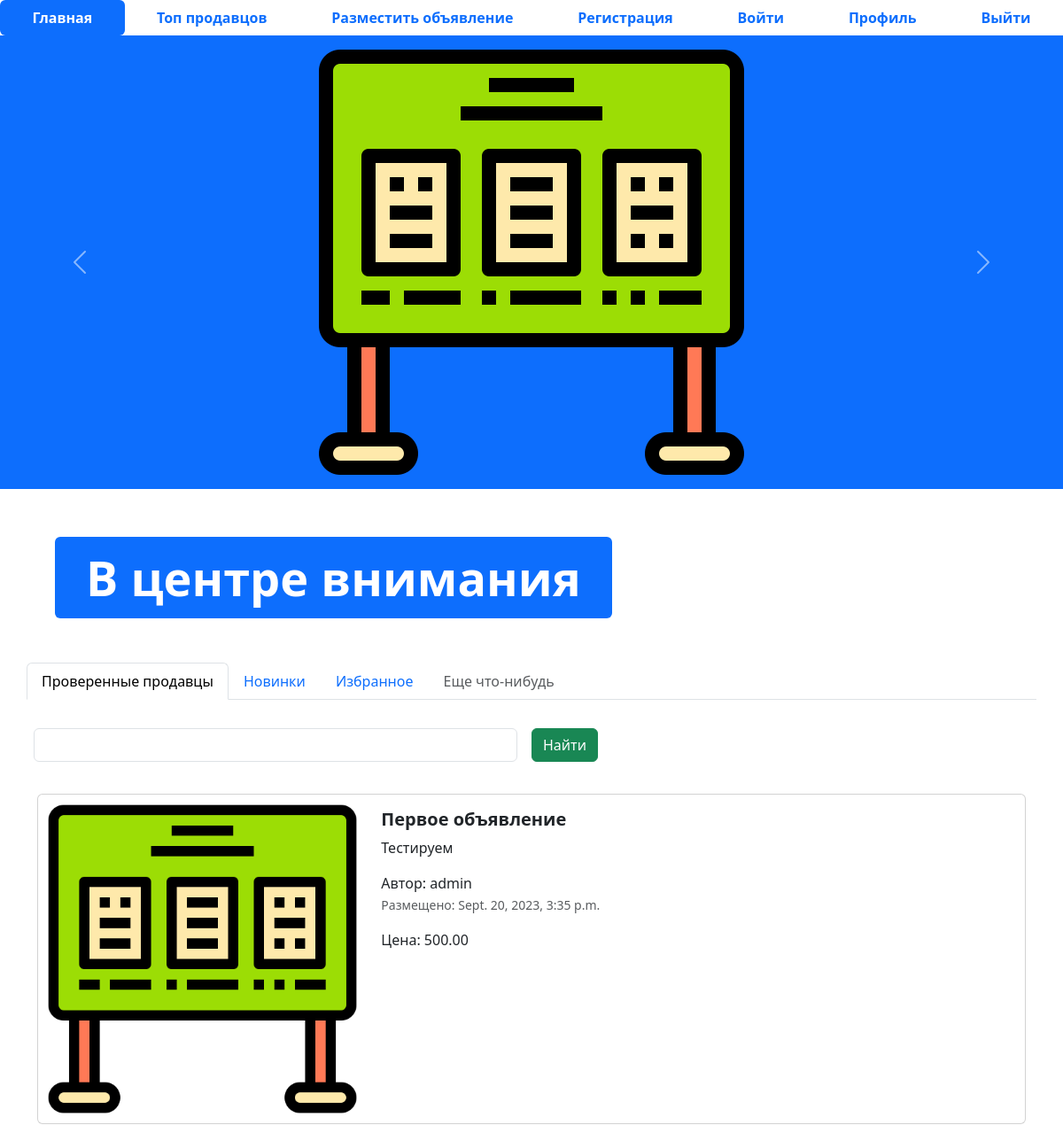
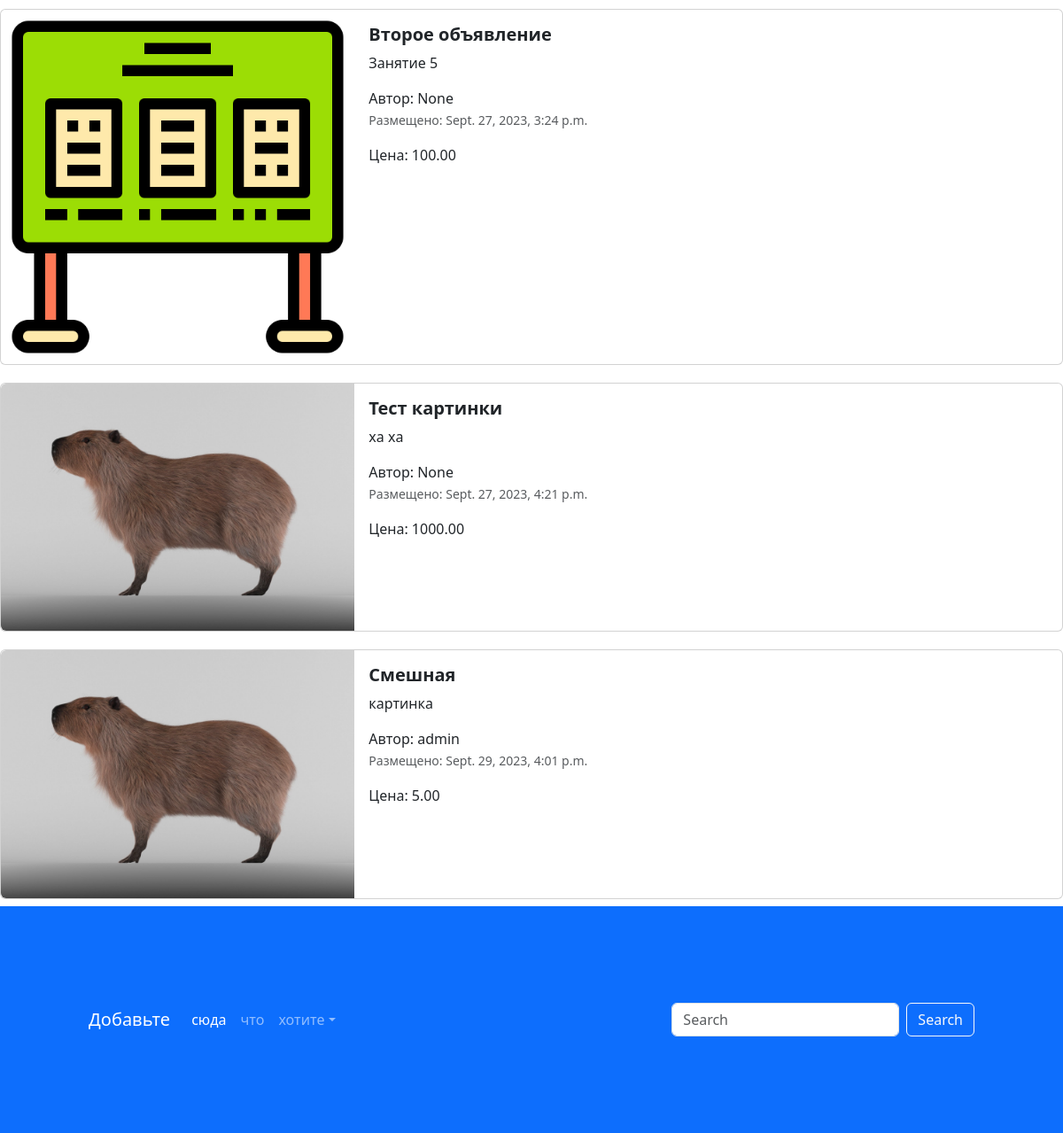
The page / on the database its author committed (2 pictures, top to bottom).
### app_advertisements/models.py (models this page shows, shortened)
class Advertisement(models.Model):
    title = models.CharField("Заголовок", max_length=128)
    description = models.TextField("Описание")
    price = models.DecimalField("Цена", max_digits=10, decimal_places=2)
    auction = models.BooleanField("Торг", help_text="Отметьте, если тогр уместен")
    created_at = models.DateTimeField(auto_now_add=True)
    updated_at = models.DateTimeField(auto_now=True)
    user = models.ForeignKey(User, verbose_name='Пользователь', on_delete=models.CASCADE, null=True)
    image = models.ImageField("Изображение", upload_to="advertisements/")
    class Meta:
        db_table = "app_advertisements_advertisement"

### app_advertisements/views.py (the view)
# urls.py: path('', index, name='main-page'),
def index(request):
    advertisements = Advertisement.objects.all()
    context = {'advertisements': advertisements}
    return render(request, 'index.html', context)

### templates/index.html (shortened to what this page needs)
{% extends 'base.html' %}
{% load static %}
{% block content %}
<ul class="nav nav-pills sticky-top bg-white nav-fill">
  <li class="nav-item">
    <a class="nav-link active" aria-current="page" href="{% url 'main-page' %}">
      <span style="font-weight: bold;">Главная</span>
    </a>
  </li>
  <li class="nav-item">
    <a class="nav-link" href="{% url 'top-sellers' %}"><span style="font-weight: bold;">Топ продавцов</span>
    </a>
  </li>
  <li class="nav-item">
    <a class="nav-link" href="{% url 'adv-post' %}">
      <span style="font-weight: bold;">Разместить объявление</span>
    </a>
  </li>
  <li class="nav-item">
    <a class="nav-link" href="register.html">
      <span style="font-weight: bold;">Регистрация</span>
    </a>
  </li>
  <li class="nav-item">
    <a class="nav-link" href="login.html">
      <span style="font-weight: bold;">Войти</span>
    </a>
  </li>
  <li class="nav-item">
    <a class="nav-link" href="profile.html">
      <span style="font-weight: bold;">Профиль</span>
    </a>
  </li>
  <li class="nav-item">
    <a class="nav-link" href="#">
      <span style="font-weight: bold;">Выйти</span>
    </a>
  </li>
</ul>
<div id="carouselExampleControls" class="carousel slide bg-primary" data-bs-ride="carousel">
  <div class="carousel-inner">
    <div class="carousel-item active">
      <img src="{% static 'img/adv.png' %}" class="mx-auto d-block w-33" alt="...">
    </div>
  </div>
  <button class="carousel-control-prev" type="button" data-bs-target="#carouselExampleControls" data-bs-slide="prev">
    <span class="carousel-control-prev-icon" aria-hidden="true"></span>
  </button>
  <button class="carousel-control-next" type="button" data-bs-target="#carouselExampleControls" data-bs-slide="next">
    <span class="carousel-control-next-icon" aria-hidden="true"></span>
  </button>
</div>
<div class="container" style="margin: 50px;">
  <div class="display-2">
    <span class="badge bg-primary">В центре внимания</span>
  </div>
</div>
<div class="container">
  <div class="row">
    <ul class="nav nav-tabs bg-white">
      <li class="nav-item">
        <a class="nav-link active" aria-current="page" href="#">Проверенные продавцы</a>
      </li>
      <li class="nav-item">
        <a class="nav-link" href="#">Новинки</a>
      </li>
      <li class="nav-item">
        <a class="nav-link" href="#">Избранное</a>
      </li>
      <li class="nav-item">
        <a class="nav-link disabled" href="#" tabindex="-1" aria-disabled="true">Еще что-нибудь</a>
      </li>
    </ul>
    <form class="row g-3">
      <div class="col-auto w-50">
        <input type="text" class="form-control">
      </div>
      <div class="col-auto">
        <button type="submit" class="btn btn-success mb-3">Найти</button>
      </div>
    </form>
  </div>
  {% for adv in advertisements %}
  <div class="col">
    <div class="card mb-2" style="max-width: 1200px; margin-top: 20px;">
      <div class="row g-0">
        <div class="col-md-4">
          <a href="advertisement.html" class="nav-link">
            <img src="{% if adv.image %} {{ adv.image }} {% else %} {% static 'img/adv.png' %} {% endif %}" class="img-fluid rounded-start" alt="Card title">
          </a>
        </div>
        <div class="col-md-8">
          <div class="card-body">
            <h5 class="card-title">
              <a href="advertisement.html" class="nav-link"><strong>{{ adv.title }}</strong></a>
            </h5>
            <a href="advertisement.html" class="nav-link">
              <p class="card-text">
                {{ adv.description}}
              </p>
              <span>Автор: {{ adv.user }}</span>
              <p class="card-text"><small class="text-muted">Размещено: {{ adv.created_at }}</small></p>
              <span>Цена: {{ adv.price }}</span>
            </a>
          </div>
        </div>
      </div>
    </div>
  </div>
</div>
{% endfor %}
<footer style="padding: 100px;" class="bg-primary">
  <nav class="navbar navbar-expand-sm navbar-dark">
    <a class="navbar-brand" href="#">Добавьте</a>
    <div class="collapse navbar-collapse" id="collapsibleNavId">
      <ul class="navbar-nav me-auto mt-2 mt-lg-0">
        <li class="nav-item">
          <a class="nav-link active" href="#" aria-current="page">сюда</a>
        </li>
        <li class="nav-item">
          <a class="nav-link" href="#">что</a>
        </li>
        <li class="nav-item dropdown">
          <a class="nav-link dropdown-toggle" href="#" id="dropdownId" data-bs-toggle="dropdown" aria-haspopup="true"
             aria-expanded="false">хотите</a>
        </li>
      </ul>
      <form class="d-flex my-2 my-lg-0">
        <input class="form-control me-sm-2" type="text" placeholder="Search">
        <button class="btn btn-outline-light my-2 my-sm-0" type="submit">Search</button>
      </form>
    </div>
  </nav>
</footer>
{% endblock %}

### templates/base.html (shortened to what this page needs)
{% load static %}
<!DOCTYPE html>
<html lang="en">
<head>
  <link href="{% static 'css/bootstrap.min.css' %}" rel="stylesheet">
  <link rel="stylesheet" href=" {% static 'css/fontello.css' %}">
</head>
<body>
{% block content %}
{% endblock %}
</body>
</html>

### rows shown on the page
Advertisement: title "Первое объявление", description "Тестируем", user "admin", created_at "Sept. 20, 2023, 3:35 p.m.", price "500.00"
Advertisement: title "Второе объявление", description "Занятие 5", user "None", created_at "Sept. 27, 2023, 3:24 p.m.", price "100.00"
Advertisement: image (picture), title "Тест картинки", description "ха ха", user "None", created_at "Sept. 27, 2023, 4:21 p.m.", price "1000.00"
Advertisement: image (picture), title "Смешная", description "картинка", user "admin", created_at "Sept. 29, 2023, 4:01 p.m.", price "5.00"
